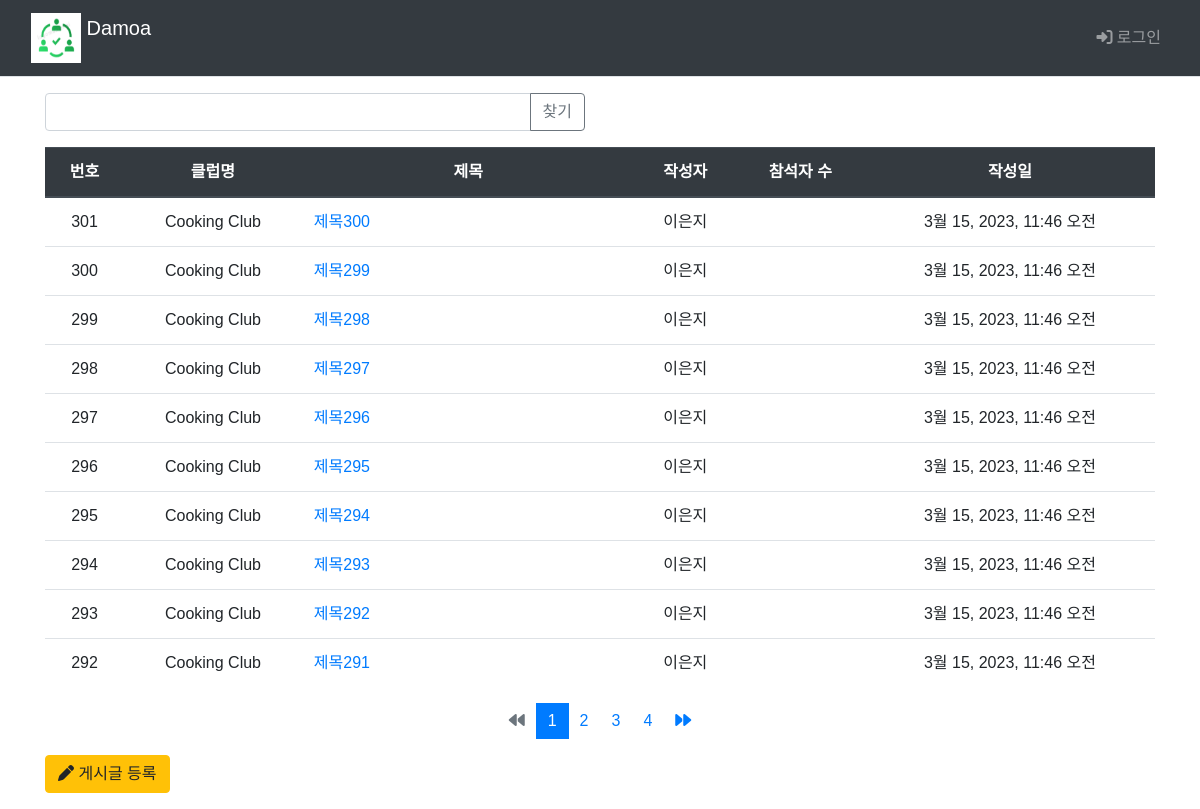
The app's page /main/board_list/, older data.
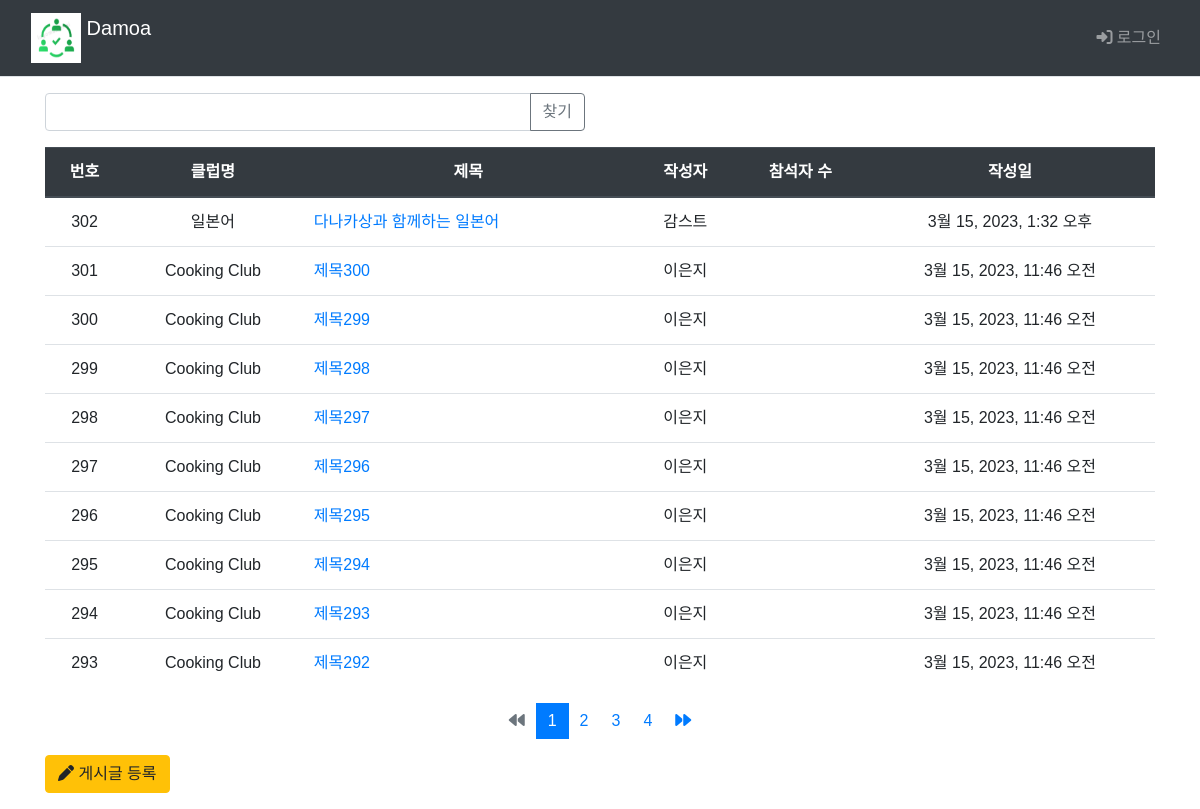
The same page, newer data.
### main/models.py (models this page shows, shortened)
class Board(models.Model):
    club = models.ForeignKey(Club, on_delete=models.CASCADE)
    author = models.ForeignKey(settings.AUTH_USER_MODEL, on_delete=models.CASCADE, default=1, null=True)
    subject = models.CharField('제목', max_length = 200,
                               help_text='게시글의 제목을 한 줄로 작성하세요.')
    content = models.TextField('내용', help_text='내용을 상세히 작성하세요.')
    create_date = models.DateTimeField('생성일')
    modify_date = models.DateTimeField(null=True, blank=True)

class Club(models.Model):
    class category(models.TextChoices):
        from django.utils.translation import gettext_lazy as _
        COOK = 'CK', _('Cook')
        CULTURE = 'CT', _('Culture')
        GAME = 'GA', _('Game')
        LANGUAGE = 'LA', _('Language')
        MUSIC = 'MU', _('Music')
        OUTDOOR = 'OD', _('Outdoor')
        SPORTS = 'SP', _('Sports')
    category = models.CharField(
        max_length=10,
        choices = category.choices,
        null=True
    )
    name=models.TextField('클럽이름')
    def __str__(self):
        return self.name

### common/models.py (models this page shows)
class CustomUser(AbstractBaseUser, PermissionsMixin) :
    email = models.EmailField(blank=True, unique=True, default='')
    username = models.CharField(max_length = 15, unique=True)
    name = models.CharField(max_length=15)
    age = models.IntegerField()
    ad = models.CharField(max_length=50)
    is_active = models.BooleanField(default=True)
    is_superuser = models.BooleanField(default=True)
    is_staff = models.BooleanField(default=True)
    date_joined = models.DateTimeField(default=timezone.now)
    last_login = models.DateTimeField(blank=True, null=True)
    objects = CustomUserManager()
    USERNAME_FIELD = 'username'
    REQUIRED_FIELD = ['name']
    class Meta :
        ordering = ['-date_joined']
        verbose_name = 'User'
        verbose_name_plural = 'User'

### main/views.py (the view, shortened to what this page needs)
# urls.py: path('main/board_list/', views.board_list, name='board_list'),
def board_list(request):
    board_list=Board.objects.order_by('-id')
    page = request.GET.get('page', '1')  # 페이지
    kw = request.GET.get('kw', '')  # 검색어
    board_list = Board.objects.order_by('-create_date')
    paginator = Paginator(board_list, 10)  # 페이지당 10개
    page_obj = paginator.get_page(page)
    context = {'board_list':page_obj, 'page':page, 'kw':kw}
    return render(request, 'main/board_list.html', context)

### main/templatetags/main_filter.py (called while the page is built)
@register.filter
def sub(value, arg):
    return value - arg

### templates/main/board_list.html (shortened to what this page needs)
{% extends 'base.html' %}
{% load static %}
{% load main_filter %}
{% block content %}
  <div class="container my-3">
    <div class="row my-3">
      <div class="col-6">
          <div class="input-group">
              <input type="text" id="search_kw" class="form-control" value="{{ kw|default_if_none:'' }}">
              <div class="input-group-append">
                  <button class="btn btn-outline-secondary" type="button" id="btn_search">찾기</button>
              </div>
          </div>
      </div>
    </div>
    <table class="table ">
      <thead>
        <tr class="text-center thead-dark">
          <th>번호</th>
          <th>클럽명</th>
          <th style="width:30%">제목</th>
          <th>작성자</th>
          <th>참석자 수</th>
          <th>작성일</th>
        </tr>
      </thead>
      <tbody>
        {% if board_list %}
          {% for board in board_list %}
            <tr class="text-center">
              <td>{{ board_list.paginator.count|sub:board_list.start_index|sub:forloop.counter0|add:1 }}</td>
              <td>{{ board.club }}</td>
              <td class="text-left">
                <a href="{%url 'main:detail' board.id%}">{{board.subject}}</a>
              </td>
              <td>{{board.author.name}}</td>
              <td></td>
              <td>{{board.create_date}}</td>
            </tr>
          {% endfor %}
        {% else %}
          게시글이 없습니다.
        {% endif %}
      </tbody>
    </table>
    <ul class="pagination justify-content-center">
      {% if board_list.has_previous %}
        <li class="page-item">
          <a class="page-link" data-page="{{ board_list.previous_page_number }}" href="javascript:void(0)">
            <i class="fa-solid fa-backward"></i>
          </a>
        </li>
      {% else %}
        <li class="page-item disabled">
          <a class="page-link" tabindex="-1" aria-disabled="true" href="#">
            <i class="fa-solid fa-backward"></i>
          </a>
        </li>
      {% endif %}
      {% for page_number in board_list.paginator.page_range %}
      {% if page_number >= board_list.number|add:-3 and page_number <= board_list.number|add:3 %}
        {% if page_number == board_list.number %}
        <li class="page-item active" aria-current="page">
          <a class="page-link" data-page="{{ page_number }}" href="javascript:void(0)">
            {{ page_number }}
          </a>
        </li>
        {% else %}
        <li class="" page-item="page-item">
          <a class="page-link" data-page="{{ page_number }}" href="javascript:void(0)">
            {{ page_number }}
          </a>
        </li>
        {% endif %}
      {% endif %}
      {% endfor %}
      {% if board_list.has_next %}
        <li class="page-item">
          <a class="page-link" data-page="{{ board_list.next_page_number }}" href="javascript:void(0)">
            <i class="fa-solid fa-forward"></i>
          </a>
        </li>
      {% else %}
        <li class="page-item disabled">
          <a class="page-link" tabindex="-1" aria-disabled="true" href="#">
            <i class="fa-solid fa-forward"></i>
          </a>
        </li>
      {% endif %}
    </ul>
    <a href="{%url 'main:board_create' %}" class="btn btn-warning">
      <i class="fa-solid fa-pen"></i>
      게시글 등록
    </a>
  </div>
{% endblock %}

Row changes from the older to the newer data that the page shows:
no longer on this page (row unchanged): Board: paginator.count|sub "292", club "Cooking Club", subject "제목291", author.name "이은지", create_date "3월 15, 2023, 11:46 오전"
added Board: paginator.count|sub "302", club "일본어", subject "다나카상과 함께하는 일본어", author.name "감스트", create_date "3월 15, 2023, 1:32 오후"
